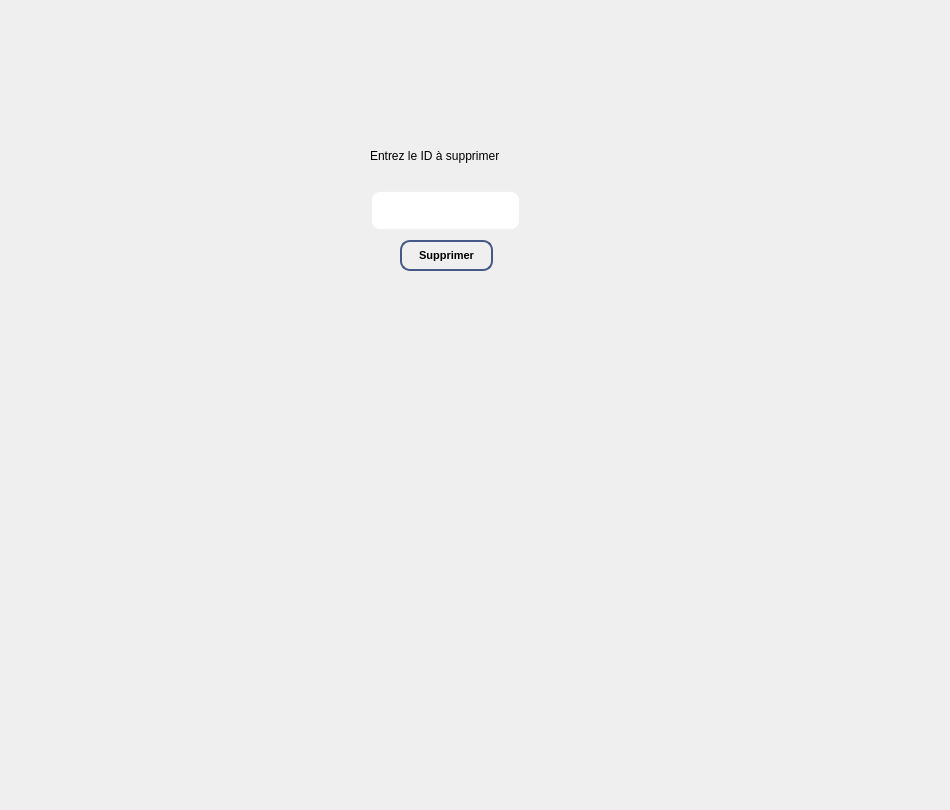
      <widget class="QWidget" name="tab_142">
       <attribute name="title">
        <string>Supprimer un équipement</string>
       </attribute>
       <widget class="QLabel" name="label_14">
        <property name="geometry">
         <rect>
          <x>370</x>
          <y>140</y>
          <width>171</width>
          <height>31</height>
         </rect>
        </property>
        <property name="styleSheet">
         <string notr="true">font: 87 8pt &quot;Segoe UI Black&quot; rgb(0, 0, 0) ;</string>
        </property>
        <property name="text">
         <string>Entrez le ID à supprimer</string>
        </property>
       </widget>
       <widget class="QLineEdit" name="le_ID_sup">
        <property name="geometry">
         <rect>
          <x>370</x>
          <y>190</y>
          <width>151</width>
          <height>41</height>
         </rect>
        </property>
        <property name="styleSheet">
         <string notr="true">QLineEdit {
  background-color: qlineargradient(x1: 0, y1: 0, x2: 0, y2: 1,
                                      stop: 0 #455987, stop: 1 #4d8fac);
  border: 2px solid #f0f0f0;
  border-radius: 10px;
  color: #ffffff;
  padding: 8px 16px;
  transition: all 0.3s ease-in-out;
}

QLineEdit:hover {
  background-color: qlineargradient(x1: 0, y1: 0, x2: 0, y2: 1,
                                      stop: 0 #4d8fac, stop: 1 #455987);
  border-color: #ffffff;
}

QLineEdit:focus {
  background-color: qlineargradient(x1: 0, y1: 0, x2: 0, y2: 1,
                                      stop: 0 #4d8fac, stop: 1 #455987);
  border-color: #ffffff;
  box-shadow: 0 0 10px #4d8fac;
}
</string>
        </property>
       </widget>
       <widget class="QPushButton" name="supprimer_equipement">
        <property name="geometry">
         <rect>
          <x>400</x>
          <y>240</y>
          <width>93</width>
          <height>31</height>
         </rect>
        </property>
        <property name="styleSheet">
         <string notr="true">QPushButton {
    background: qlineargradient(x1: 0, y1: 0, x2: 0, y2: 1,
                                stop: 0 #F5DEB3, stop: 0.5 #D2B48C, stop: 1.0 #F5DEB3);
    border: 2px solid #455987;
    border-radius: 10px;
    padding: 5px 10px;
    font-size: 11px; 
    font-weight: bold;
    color: #000000;
    text-shadow: 1px 1px #FFFFFF;
    box-shadow: 1px 1px 3px rgba(0, 0, 0, 0.25);
}

QPushButton:hover {
    background: qlineargradient(x1: 0, y1: 0, x2: 0, y2: 1,
                                stop: 0 #D2B48C, stop: 0.5 #F5DEB3, stop: 1.0 #F5DEB3);
    border: 2px solid #455987;
    text-shadow: 1px 1px #FFFFFF;
}
</string>
        </property>
        <property name="text">
         <string>Supprimer</string>
        </property>
       </widget>
       <widget class="QLabel" name="label_199">
        <property name="geometry">
         <rect>
          <x>0</x>
          <y>-50</y>
          <width>941</width>
          <height>801</height>
         </rect>
        </property>
        <property name="text">
         <string/>
        </property>
        <property name="pixmap">
         <pixmap>:/fond.png</pixmap>
        </property>
       </widget>
       <zorder>label_199</zorder>
       <zorder>label_14</zorder>
       <zorder>le_ID_sup</zorder>
       <zorder>supprimer_equipement</zorder>
      </widget>
